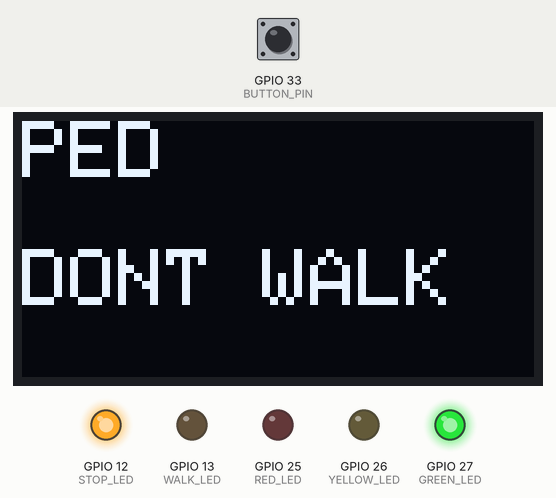
This sketch was run on a simulated ESP32. On the bench: 128×64 one-colour display, output pins drawn as LEDs (lit = HIGH). The inputs (shaded band) are chosen by the test bench; at power-on: GPIO 33 (BUTTON_PIN) HIGH. What the sketch prints to the serial monitor is not drawn.

Above: at 1.2 s.
1.3 s: GPIO 33 (BUTTON_PIN) pulled LOW for 0.15 s
At 2.3 s:
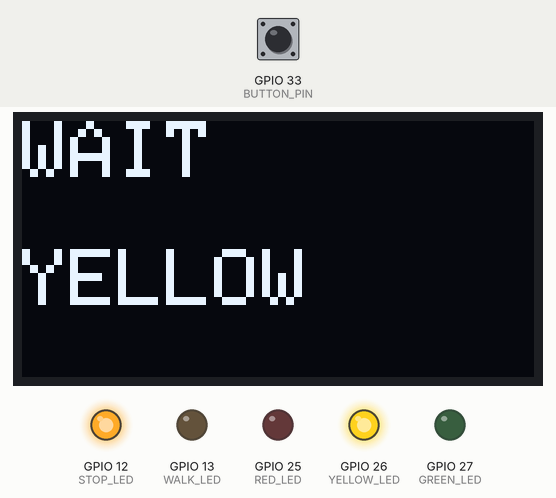
At 5.5 s:
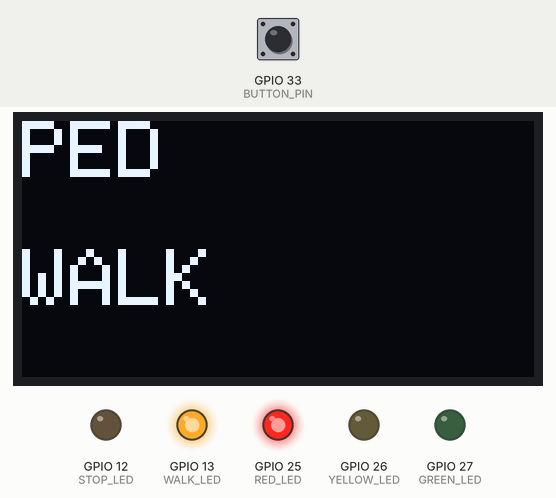
Timing chart, 0 to 14.9 s (numbered marks = the images above; inputs shaded):
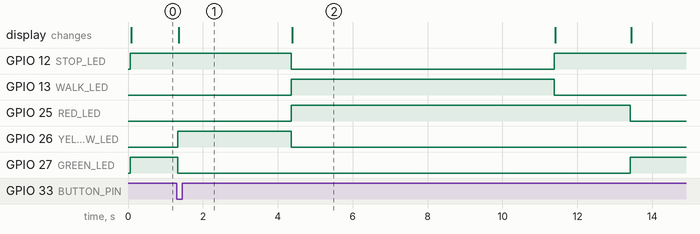

The sketch:

sketch.ino
```cpp
#include <Arduino.h>

extern "C" {
  #include "freertos/FreeRTOS.h"
  #include "freertos/task.h"
  #include "freertos/queue.h"
  #include "freertos/semphr.h"
}

#include <Wire.h>
#include <Adafruit_GFX.h>
#include <Adafruit_SSD1306.h>

// =====================================================
// OLED
// =====================================================

#define SCREEN_WIDTH 128
#define SCREEN_HEIGHT 64

Adafruit_SSD1306 display(
  SCREEN_WIDTH,
  SCREEN_HEIGHT,
  &Wire,
  -1
);

// =====================================================
// Pins
// =====================================================

#define RED_LED       25
#define YELLOW_LED    26
#define GREEN_LED     27

#define WALK_LED      13
#define STOP_LED      12

#define BUTTON_PIN    33

// =====================================================
// FreeRTOS Objects
// =====================================================

QueueHandle_t crossingQueue;
SemaphoreHandle_t displayMutex;

// =====================================================
// Traffic States
// =====================================================

enum TrafficState {
  STATE_GREEN,
  STATE_YELLOW,
  STATE_WALK,
  STATE_WAIT
};

volatile TrafficState currentState = STATE_GREEN;

// =====================================================
// OLED Helper
// =====================================================

void updateDisplay(
  const char *line1,
  const char *line2
) {
  xSemaphoreTake(
    displayMutex,
    portMAX_DELAY
  );

  display.clearDisplay();

  display.setTextSize(2);
  display.setTextColor(SSD1306_WHITE);

  display.setCursor(0, 0);
  display.println(line1);

  display.setCursor(0, 32);
  display.println(line2);

  display.display();

  xSemaphoreGive(displayMutex);
}

// =====================================================
// Pedestrian Task
// PRODUCER
// =====================================================

void pedestrianTask(void *pvParameters)
{
  bool request = true;

  while (true) {

    if (digitalRead(BUTTON_PIN) == LOW) {

      Serial.println(
        "[BUTTON] Crossing Requested"
      );

      xQueueSend(
        crossingQueue,
        &request,
        0
      );

      // debounce
      vTaskDelay(
        pdMS_TO_TICKS(500)
      );
    }

    vTaskDelay(
      pdMS_TO_TICKS(50)
    );
  }
}

// =====================================================
// Traffic Task
// CONSUMER
// =====================================================

void trafficTask(void *pvParameters)
{
  bool request;

  while (true) {

    // -------------------------------------------------
    // NORMAL TRAFFIC
    // -------------------------------------------------

    currentState = STATE_GREEN;

    digitalWrite(GREEN_LED, HIGH);
    digitalWrite(YELLOW_LED, LOW);
    digitalWrite(RED_LED, LOW);

    digitalWrite(WALK_LED, LOW);
    digitalWrite(STOP_LED, HIGH);

    updateDisplay(
      "PED",
      "DONT WALK"
    );

    Serial.println(
      "[TRAFFIC] Cars Green"
    );

    // Wait for a crossing request
    xQueueReceive(
      crossingQueue,
      &request,
      portMAX_DELAY
    );

    // -------------------------------------------------
    // YELLOW
    // -------------------------------------------------

    currentState = STATE_YELLOW;

    digitalWrite(GREEN_LED, LOW);
    digitalWrite(YELLOW_LED, HIGH);

    updateDisplay(
      "WAIT",
      "YELLOW"
    );

    Serial.println(
      "[TRAFFIC] Yellow"
    );

    vTaskDelay(
      pdMS_TO_TICKS(3000)
    );

    // -------------------------------------------------
    // WALK
    // -------------------------------------------------

    currentState = STATE_WALK;

    digitalWrite(YELLOW_LED, LOW);
    digitalWrite(RED_LED, HIGH);

    digitalWrite(STOP_LED, LOW);
    digitalWrite(WALK_LED, HIGH);

    updateDisplay(
      "PED",
      "WALK"
    );

    Serial.println(
      "[TRAFFIC] Walk"
    );

    vTaskDelay(
      pdMS_TO_TICKS(7000)
    );

    // -------------------------------------------------
    // CLEARANCE
    // -------------------------------------------------

    currentState = STATE_WAIT;

    digitalWrite(WALK_LED, LOW);
    digitalWrite(STOP_LED, HIGH);

    updateDisplay(
      "PED",
      "STOP"
    );

    Serial.println(
      "[TRAFFIC] Clearance"
    );

    vTaskDelay(
      pdMS_TO_TICKS(2000)
    );

    digitalWrite(RED_LED, LOW);
  }
}

// =====================================================
// Display Monitor Task
// =====================================================

void displayMonitorTask(
  void *pvParameters
)
{
  while (true) {

    xSemaphoreTake(
      displayMutex,
      portMAX_DELAY
    );

    Serial.print(
      "[DISPLAY] State = "
    );

    Serial.println(
      currentState
    );

    xSemaphoreGive(
      displayMutex
    );

    vTaskDelay(
      pdMS_TO_TICKS(2000)
    );
  }
}

// =====================================================
// Logger Task
// =====================================================

void loggerTask(void *pvParameters)
{
  while (true) {

    switch (currentState) {

      case STATE_GREEN:
        Serial.println(
          "[LOGGER] GREEN"
        );
        break;

      case STATE_YELLOW:
        Serial.println(
          "[LOGGER] YELLOW"
        );
        break;

      case STATE_WALK:
        Serial.println(
          "[LOGGER] WALK"
        );
        break;

      case STATE_WAIT:
        Serial.println(
          "[LOGGER] WAIT"
        );
        break;
    }

    vTaskDelay(
      pdMS_TO_TICKS(1000)
    );
  }
}

// =====================================================
// Setup
// =====================================================

void setup()
{
  Serial.begin(115200);

  pinMode(RED_LED, OUTPUT);
  pinMode(YELLOW_LED, OUTPUT);
  pinMode(GREEN_LED, OUTPUT);

  pinMode(WALK_LED, OUTPUT);
  pinMode(STOP_LED, OUTPUT);

  pinMode(
    BUTTON_PIN,
    INPUT_PULLUP
  );

  Wire.begin(21, 22);

  display.begin(
    SSD1306_SWITCHCAPVCC,
    0x3C
  );

  display.clearDisplay();
  display.display();

  crossingQueue =
    xQueueCreate(
      5,
      sizeof(bool)
    );

  displayMutex =
    xSemaphoreCreateMutex();

  xTaskCreate(
    pedestrianTask,
    "PedestrianTask",
    2048,
    NULL,
    4,
    NULL
  );

  xTaskCreate(
    trafficTask,
    "TrafficTask",
    4096,
    NULL,
    3,
    NULL
  );

  xTaskCreate(
    displayMonitorTask,
    "DisplayTask",
    2048,
    NULL,
    2,
    NULL
  );

  xTaskCreate(
    loggerTask,
    "LoggerTask",
    2048,
    NULL,
    1,
    NULL
  );
}

// =====================================================
// Arduino Loop
// =====================================================

void loop()
{
  vTaskDelay(
    pdMS_TO_TICKS(1000)
  );
}
```

Measured:
- after the input at 1.3 s, GPIO 12 (STOP_LED): HIGH → LOW after 3.1 s, → HIGH 7.0 s later; GPIO 13 (WALK_LED): LOW → HIGH after 3.1 s, → LOW 7.0 s later
